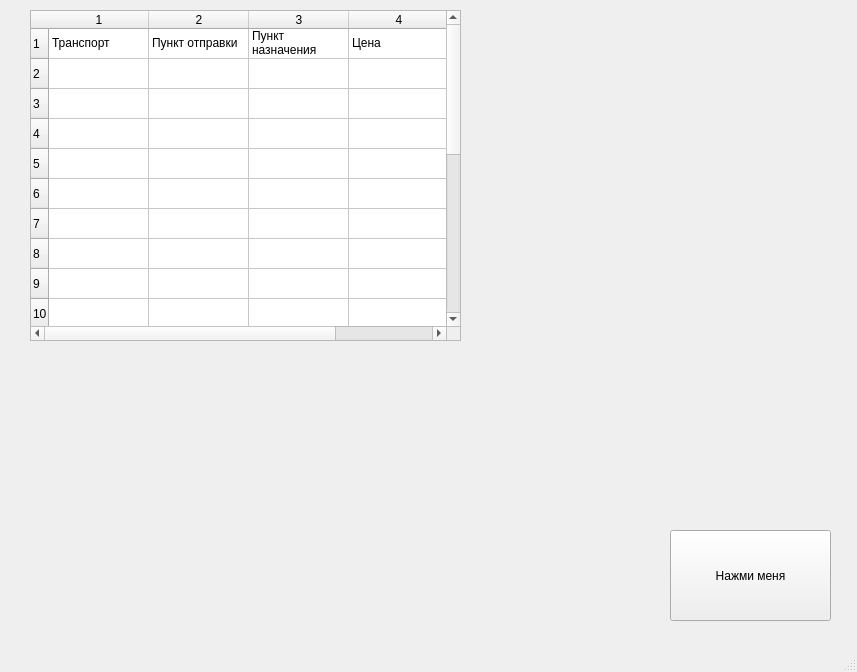
<?xml version="1.0" encoding="UTF-8"?>
<ui version="4.0">
 <class>MainWindow</class>
 <widget class="QMainWindow" name="MainWindow">
  <property name="geometry">
   <rect>
    <x>0</x>
    <y>0</y>
    <width>857</width>
    <height>672</height>
   </rect>
  </property>
  <property name="windowTitle">
   <string>MainWindow</string>
  </property>
  <widget class="QWidget" name="centralwidget">
   <widget class="QTableWidget" name="tableWidget">
    <property name="geometry">
     <rect>
      <x>30</x>
      <y>10</y>
      <width>431</width>
      <height>331</height>
     </rect>
    </property>
    <property name="sortingEnabled">
     <bool>false</bool>
    </property>
    <property name="rowCount">
     <number>20</number>
    </property>
    <property name="columnCount">
     <number>4</number>
    </property>
    <row/>
    <row/>
    <row/>
    <row/>
    <row/>
    <row/>
    <row/>
    <row/>
    <row/>
    <row/>
    <row/>
    <row/>
    <row/>
    <row/>
    <row/>
    <row/>
    <row/>
    <row/>
    <row/>
    <row/>
    <column/>
    <column/>
    <column/>
    <column/>
    <item row="0" column="0">
     <property name="text">
      <string>Транспорт</string>
     </property>
    </item>
    <item row="0" column="1">
     <property name="text">
      <string>Пункт отправки</string>
     </property>
    </item>
    <item row="0" column="2">
     <property name="text">
      <string>Пункт назначения</string>
     </property>
    </item>
    <item row="0" column="3">
     <property name="text">
      <string>Цена</string>
     </property>
    </item>
   </widget>
   <widget class="QPushButton" name="pushButton">
    <property name="geometry">
     <rect>
      <x>670</x>
      <y>530</y>
      <width>161</width>
      <height>91</height>
     </rect>
    </property>
    <property name="text">
     <string>Нажми меня</string>
    </property>
   </widget>
  </widget>
  <widget class="QMenuBar" name="menubar">
   <property name="geometry">
    <rect>
     <x>0</x>
     <y>0</y>
     <width>857</width>
     <height>21</height>
    </rect>
   </property>
  </widget>
  <widget class="QStatusBar" name="statusbar"/>
 </widget>
 <resources/>
 <connections/>
</ui>
